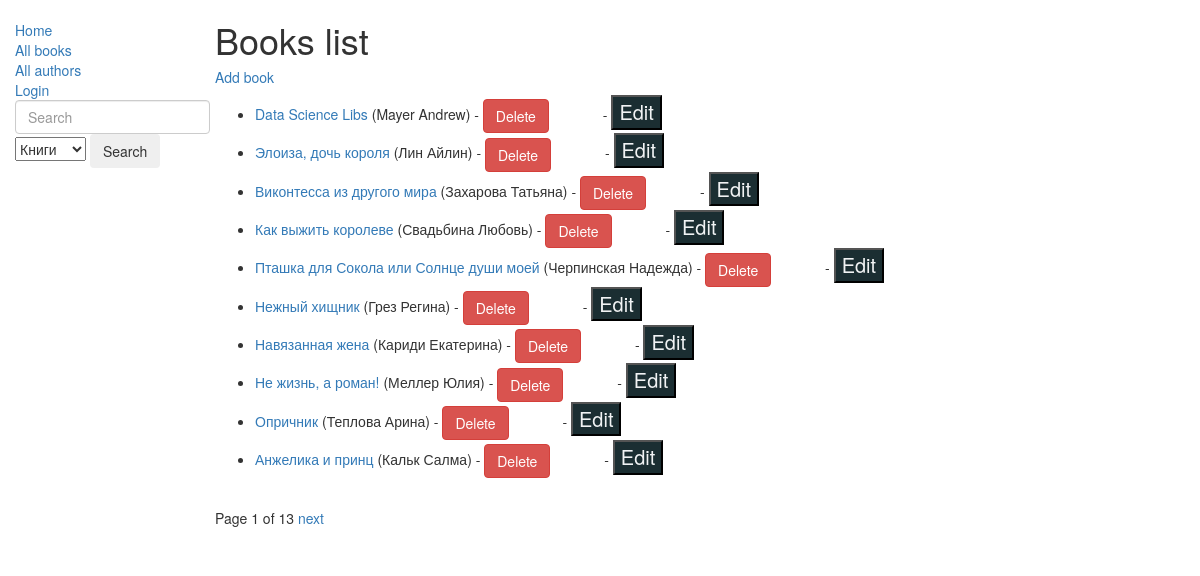
/catalog/books/, run on the app's committed database.
### catalog/models.py (models this page shows, shortened)
class Book(models.Model):
    title = models.CharField(max_length=200)
    author = models.ForeignKey('Author', on_delete=models.SET_NULL, null=True)
    summary = models.TextField(max_length=1000, help_text='Enter brief description for book')
    isbn = models.CharField('ISBN', max_length=13, help_text='13 Character <a href="https://www.isbn-international.org/content/what-isbn">ISBN number</a>')
    genre = models.ManyToManyField(Genre, help_text='Select Genre for this Book')
    cover = models.ImageField(upload_to='books_covers/', null=True, blank=True, default='/books_covers/upscaled_31.jpg')
    def get_absolute_url(self):
        return reverse('book-detail', args=[str(self.pk)])
    def display_genre(self):
        """
            Func for admin panel Book-Genre display
        """
        return ', '.join([genre.name for genre in self.genre.all()[:3]])
    display_genre.short_description = 'Genre'

class Author(models.Model):
    first_name = models.CharField(max_length=100)
    last_name = models.CharField(max_length=100)
    date_of_birth = models.DateField(null=True, blank=True)
    date_of_death = models.DateField('Died', null=True, blank=True)
    class Meta:
        ordering = ['last_name']
    def __str__(self):
        return f'{self.last_name} {self.first_name}'

### catalog/views.py (the view)
class BookListView(generic.ListView):
    model = Book
    template_name = 'catalog/books_list_page.html'
    paginate_by = 10

### catalog/templates/catalog/books_list_page.html
{% extends 'base_generic.html' %}
{% block content %}
    <h1>Books list</h1>
    <h5><a href="{% url 'book_create' %}">Add book</a></h5>
    {% if book_list %}
        <ul>
            {% for book in book_list %}
                <li>
                    <a href="{{ book.get_absolute_url }}">{{ book.title }}</a> ({{ book.author }}) - <a href="{% url 'book_delete' book.pk %}"><button type="button" class="btn btn-danger" style="margin-right: 50px">Delete</button></a> -
                    <a href="{% url 'book_update' book.pk %}"><button class="button-arounder">Edit</button></a>
                </li>
            {% endfor %}
        </ul>
    {% else %}
        <p>There are no books in our library</p>
    {% endif %}
{% endblock %}

### locallibrary/static/css/buttons.css (style rules this page uses)
.button-arounder { font-size: 2rem; background: hsl(190deg, 30%, 15%); color: hsl(190deg, 10%, 95%); box-shadow: 0 0px 0px hsla(190deg, 15%, 5%, .2); transfrom: translateY(0); border-top-left-radius: 0px; border-top-right-radius: 0px; border-bottom-left-radius: 0px; border-bottom-right-radius: 0px; --dur: .15s; --delay: .15s; --radius: 16px; transition: border-top-left-radius var(--dur) var(--delay) ease-out, border-top-right-radius var(--dur) calc(var(--delay) * 2) ease-out, border-bottom-right-radius var(--dur) calc(var(--delay) * 3) ease-out, border-bottom-left-radius var(--dur) calc(var(--delay) * 4) ease-out, box-shadow calc(var(--dur) * 4) ease-out, transform calc(var(--dur) * 4) ease-out, background calc(var(--dur) * 4) steps(4, jump-end); }

### data on the page
Book: title "Data Science Libs", author "Mayer Andrew"
Book: title "Элоиза, дочь короля", author "Лин Айлин"
Book: title "Виконтесса из другого мира", author "Захарова Татьяна"
Book: title "Как выжить королеве", author "Свадьбина Любовь"
Book: title "Пташка для Сокола или Солнце души моей", author "Черпинская Надежда"
Book: title "Нежный хищник", author "Грез Регина"
Book: title "Навязанная жена", author "Кариди Екатерина"
Book: title "Не жизнь, а роман!", author "Меллер Юлия"
Book: title "Опричник", author "Теплова Арина"
Book: title "Анжелика и принц", author "Кальк Салма"

### other printed values
{{ page_obj.number }} "1"
{{ page_obj.paginator.num_pages }} "13"
